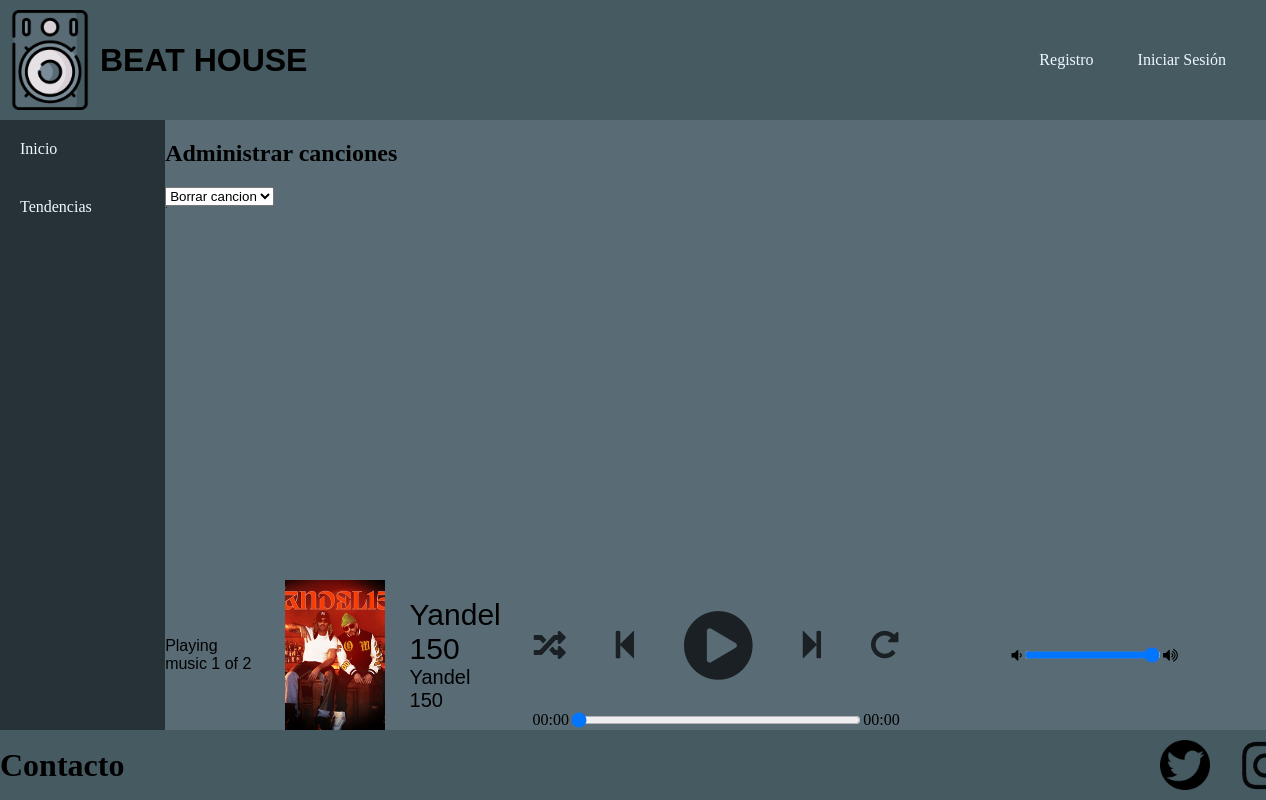
The page /GestionCanciones.php on the database as committed earlier.
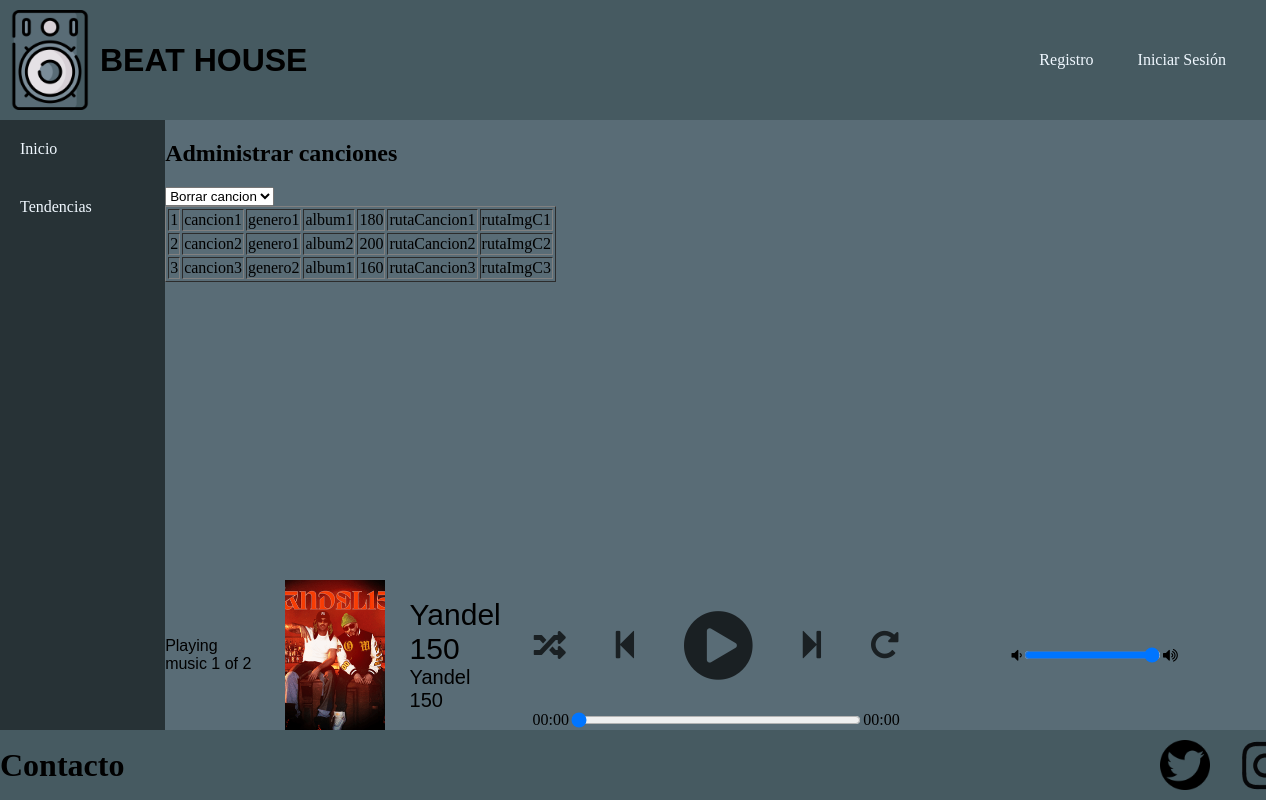
The same page on the database as committed later.
### tables this page shows
CREATE TABLE `canciones` (
  `idCancion` int(11) NOT NULL,
  `nombreCancion` varchar(20) NOT NULL,
  `genero` varchar(30) NOT NULL,
  `nombreAlbum` varchar(30) NOT NULL,
  `duracion` varchar(20) NOT NULL,
  `rutaCancion` varchar(150) NOT NULL,
  `rutaImagen` varchar(150) NOT NULL
);

### GestionCanciones.php (the view, shortened to what this page needs)
<?php
    $db = Aplicacion::getInstance()->getConexionBd();
    $consulta = "SELECT * FROM canciones";
    $resultado = $db->query($consulta);
    $contenidoTabla = "<table border='1'>";
    while ($fila = $resultado->fetch_assoc()) {
        $contenidoTabla .= "<tr>";
        $contenidoTabla .= "<td>".$fila['idCancion']."</td>";
        $contenidoTabla .= "<td>".$fila['nombreCancion']."</td>";
        $contenidoTabla .= "<td>".$fila['genero']."</td>";
        $contenidoTabla .= "<td>".$fila['nombreAlbum']."</td>";
        $contenidoTabla .= "<td>".$fila['duracion']."</td>";
        $contenidoTabla .= "<td>".$fila['rutaCancion']."</td>";
        $contenidoTabla .= "<td>".$fila['rutaImagen']."</td>";
        $contenidoTabla .= "</tr>";
    }
    $contenidoTabla .= "</table>";
    $contenidoPrincipal = <<<EOS
        <h1>Administrar canciones</h1>
        <select name="operacion">
            <option value='borrar'>Borrar cancion</option>
            <option value='borrarPlaylist'>Borrar playlist</option>
        </select>
    EOS;
        $contenidoPrincipal.=$contenidoTabla;
    require RAIZ_APP."/vistas/plantillas/plantilla.php";
?>

### includes/vistas/plantillas/plantilla.php (shortened to what this page needs)
<!DOCTYPE html>
<html lang="en">
<head>
    <link id="estilo" rel="stylesheet" type="text/css" href="<?=RUTA_CSS?>/estilospoty.css">
    <link rel="stylesheet" href="<?=RUTA_CSS?>/estiloreproductor.css">
    <link rel="stylesheet" href="https://cdnjs.cloudflare.com/ajax/libs/font-awesome/5.13.0/css/all.min.css">
    <link rel="stylesheet" href="https://cdnjs.cloudflare.com/ajax/libs/font-awesome/4.7.0/css/font-awesome.min.css">
</head>
<body>
    <?php
        require(RAIZ_APP.'/vistas/comun/cabecera.php');
    ?>
    <main class= "main">
        <?php
            require(RAIZ_APP.'/vistas/comun/sidebarIzq.php');
        ?>
        <section class="panelCentral">
            <div class="contenidoPrincipal">
                <?=$contenidoPrincipal?>
            </div>
            <?php
                if(!isset($_SESSION['login'])){
                    require(RAIZ_APP.'/vistas/comun/reproductor.php');
                }
                else{
                    if($_SESSION['rol']!= 'admin'){
                        require(RAIZ_APP.'/vistas/comun/reproductor.php');
                    }
                }
            ?>
        </section>
    </main>
    <?php
        require(RAIZ_APP.'/vistas/comun/footer.php');
    ?>
</body>
</html>

### includes/vistas/comun/cabecera.php
<?php
function mostrarSaludo() {
	if (isset($_SESSION['login']) && ($_SESSION['login']===true)) {
		return "Bienvenido, {$_SESSION['nombre']} <a href='logout.php'>(salir)</a>";
	} else {
		return "<ul>
        <li><a href='registro.php'>Registro</a></li>
        <li><a href='login.php'>Iniciar Sesión</a></li>
    </ul>";
	}
}
?>
<header class="header">
        <div class="logo-titulo">
            <img src="<?=RUTA_IMGS?>/Altavoz2.png" alt="logo" class="logo">
            <h1>BEAT HOUSE</h1>
        </div>
        <div class="usuario">
            <?= mostrarSaludo(); ?>
        </div>
</header>

### includes/vistas/comun/sidebarIzq.php (shortened to what this page needs)
<section class="panelIzquierdo">
    <?php
        if(!isset($_SESSION['login'])){
            echo"<ul>
                    <li><a href='index.php'>Inicio</a></li>
                    <li><a href='tendencias.php'>Tendencias</a></li>
                </ul>";
        }
    ?>
</section>

### includes/vistas/comun/reproductor.php
<div class="reproductor">
    <div class="infoCancion">
        <div class="now-playing">PLAYING x OF y</div>
        <div class="track-art"></div>
        <div class="name-Artist">
            <div class="track-name">Track Name</div>
            <div class="track-artist">Track Artist</div>
        </div>
    </div>
    <div class="botonesTimer">
        <div class="buttons">
            <div class="random-track" onclick="randomTrack()">
                <i class="fas fa-random fa-2x" title="random"></i>
            </div>
            <div class="prev-track" onclick="prevTrack()">
                <i class="fa fa-step-backward fa-2x"></i>
            </div>
            <div class="playpause-track" onclick="playpauseTrack()">
                <i class="fa fa-play-circle fa-5x"></i>
            </div>
            <div class="next-track" onclick="nextTrack()">
                <i class="fa fa-step-forward fa-2x"></i>
            </div>
            <div class="repeat-track" onclick="repeatTrack()">
                <i class="fa fa-repeat fa-2x" title="repeat"></i>
            </div>
        </div>
        <div class="timer">
            <div class="current-time">00:00</div>
            <input type="range" min="1" max="100" value="0" class="seek_slider" onchange="seekTo()">
            <div class="total-duration">00:00</div>
        </div>
    </div>
    <div class="volumen">
        <i class="fa fa-volume-down"></i>
        <input type="range" min="0" max="100" value="99" class="volume_slider" onchange="setVolume()">
        <i class="fa fa-volume-up"></i>
    </div>
</div>

### includes/vistas/comun/footer.php
<footer class="footer">
        <h1>Contacto</h1>
        <img src="<?= RUTA_IMGS ?>/logoTwitter.png" alt="twitter" class="logoTw">
        <img src="<?= RUTA_IMGS ?>/logoInsta.png" alt="instagram" class="logoInsta">
</footer>

### css/estilospoty.css (style rules this page uses)
.header img { width: 100px; height: 100px; padding-top: 10px; padding-bottom: 10px; }
.header h1 { font-family: sans-serif; }
.header { background-color: #465A61; display: flex; justify-content: space-between; }
.logo-titulo { display: flex; justify-content: space-between; align-items: center; }
.usuario { display: flex; align-items: center; justify-content: space-between; padding-right: 20px; }
.usuario ul { margin: 0; padding: 0; list-style: none; }
.usuario a { text-decoration: none; color: aliceblue; }
.usuario ul li { display: inline-block; }
.usuario ul li a { display: block; padding: 20px; border-radius: 5px; }
body { background-color: #596C76; margin: 0; display: flex; flex-direction: column; }
.main { width: 100%; height: calc(100vh - 190px); display: flex; justify-content: center; align-items: center; }
.panelIzquierdo { width: 15%; height: calc(100vh - 190px); background-color: #273236; }
.panelIzquierdo ul { margin: 0; padding: 0; list-style: none; }
.panelIzquierdo a { text-decoration: none; color: aliceblue; }
.panelIzquierdo ul li { display: block; }
.panelIzquierdo ul li a { display: block; padding: 20px; }
.panelCentral { width: 100%; height: 100%; }
.contenidoPrincipal { width: 100%; height: calc(100vh - 340px); display: block; overflow-y: auto; }
.reproductor { width: 100%; height: 150px; }
footer { background-color: #465A61; width: 100%; height: 70px; display: flex; align-items: center; justify-content: space-between; }
footer img { padding-right: 10px; padding-left: 10px; }
.logoTw { width: 50px; height: 50px; margin-left: 81%; }
.logoInsta { width: 70px; height: 55px; }

### css/estiloreproductor.css (style rules this page uses)
.reproductor { background-color: #596C76; display: flex; justify-content: center; align-items: start; }
.infoCancion { width: 100%; height: 100%; display: flex; justify-content: center; align-items: center; font-family: Arial, Helvetica, sans-serif; }
.name-Artist { display: inline-block; justify-content: center; align-items: center; }
.track-name { font-size: 30px; }
.track-artist { font-size: 20px; }
.botonesTimer { width: 100%; height: 100%; justify-content: center; display: block; justify-content: center; align-items: center; }
.track-art { margin: 25px; height: 150px; width: 150px; background-size: cover; background-position: center; }
.buttons { display: flex; justify-content: center; align-items: center; }
.timer { display: flex; justify-content: center; align-items: center; }
.seek_slider { width: 70%; }
.repeat-track, .random-track, .playpause-track, .prev-track, .next-track { padding: 25px; opacity: 0.7; transition: opacity .2s; }
.volumen { width: 100%; height: 100%; display: flex; justify-content: center; align-items: center; }
.volume_slider { width: 40%; }

Rows that differ between the two databases and show on the page:
added canciones: idCancion "1", nombreCancion "cancion1", genero "genero1", nombreAlbum "album1", duracion "180", rutaCancion "rutaCancion1", rutaImagen "rutaImgC1"
added canciones: idCancion "2", nombreCancion "cancion2", genero "genero1", nombreAlbum "album2", duracion "200", rutaCancion "rutaCancion2", rutaImagen "rutaImgC2"
added canciones: idCancion "3", nombreCancion "cancion3", genero "genero2", nombreAlbum "album1", duracion "160", rutaCancion "rutaCancion3", rutaImagen "rutaImgC3"
